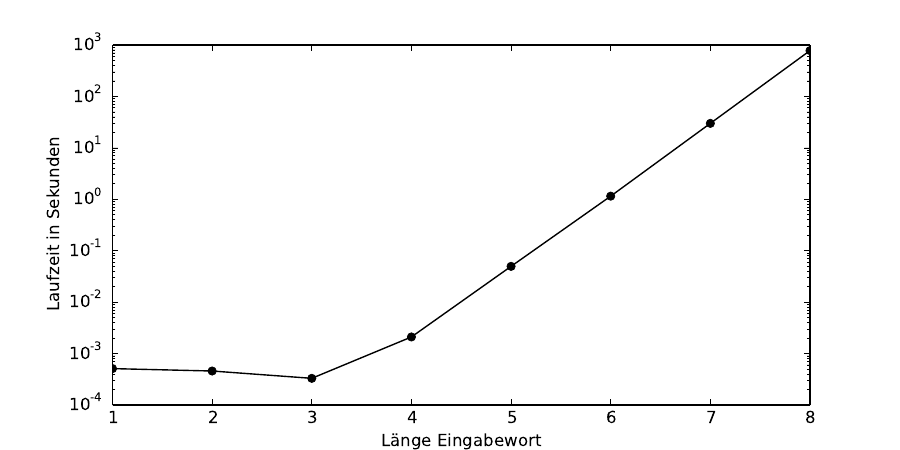

Recreate this plot in Python.
# -*- coding: utf-8 -*-
from matplotlib import pyplot as plt

data = [0.000510, 0.000458, 0.000330, 0.002104, 0.049636, 1.151242, 29.932286, 778.239443]

X = range(1, len(data) + 1)
Y = data

plt.figure(figsize=(9, 4.5))
plt.yscale('log')

plt.xlabel('Länge Eingabewort')
plt.ylabel('Laufzeit in Sekunden')

plt.plot(X, Y, marker='o', color='.00')
plt.savefig('runtime.pdf')

print('Saved runtime.pdf')
